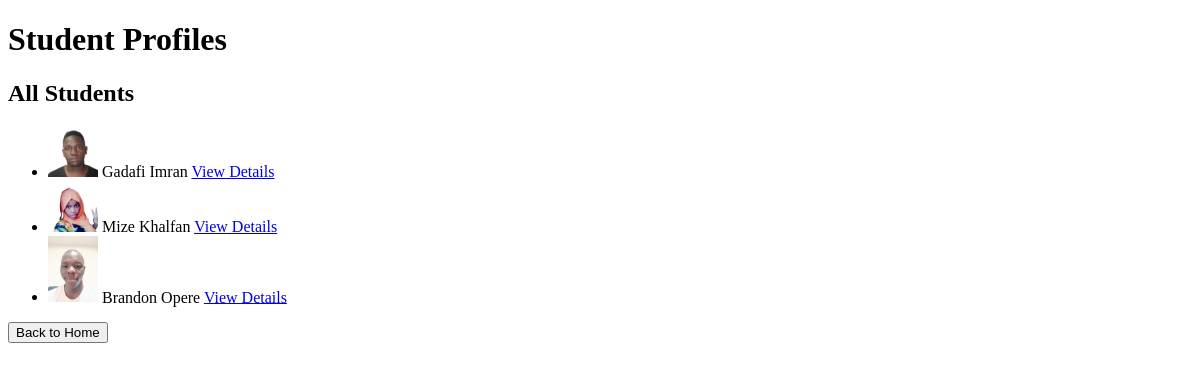
/profiles/, run on the app's committed database.
### attendance/models.py (models this page shows, shortened)
class StudentProfile(models.Model):
    user_name = models.CharField(max_length=300)
    first_name = models.CharField(max_length=70)
    last_name = models.CharField(max_length=70)
    reg_no = models.CharField(max_length=70)  # Registration number should be a CharField for alphanumeric codes
    phone = models.CharField(max_length=15)  # Using CharField to accommodate special characters like '+'
    email = models.EmailField()
    dob = models.DateField()  # Date of birth
    course = models.CharField(max_length=200)
    religion = models.CharField(max_length=70)
    games = models.CharField(max_length=70)
    hostel = models.CharField(max_length=70)
    room_no = models.CharField(max_length=70)
    year = models.CharField(max_length=70 ,null=True, blank=False)
    fee_balance = models.CharField(max_length=70,null=True, blank=False)
    parents_phone = models.CharField(max_length=15)  # CharField for phone
    parents_name = models.CharField(max_length=70)
    address = models.CharField(max_length=100)  # Increased length for more flexibility
    role = models.CharField(choices=ROLES, max_length=20, null=True, blank=False, default='student')
    image = models.ImageField(upload_to='profile_images/',null=True, blank=False)
    updated = models.DateTimeField(auto_now=True)

### attendance/views.py (the view)
# urls.py: path('profiles/', views.profiles, name='profiles'),  # Admin URL to view all profiles
def profiles(request):
    profiles = StudentProfile.objects.all()
    context = {
        'profiles': profiles
    }
    return render(request, 'core/profiles.html', context)

### templates/core/profiles.html (shortened to what this page needs)
{% load static %}
<!DOCTYPE html>
<html lang="en">
<head>
    <link rel="stylesheet" href="{% static 'css/style.css' %}">
</head>
<body>
    <header>
        <h1>Student Profiles</h1>
    </header>
    <main>
        <section>
            <h2>All Students</h2>
            <ul>
                {% for profile in profiles %}
                    <li>
                        <img src="{{ profile.image.url }}" alt="Profile Picture" width="50">
                        {{ profile.first_name }} {{ profile.last_name }}
                        <a href="{% url 'details' %}">View Details</a>
                    </li>
                {% empty %}
                    <li>No profiles available.</li>
                {% endfor %}
            </ul>
        </section>
        <button onclick="window.location.href='{% url 'index' %}'">Back to Home</button>
    </main>
</body>
</html>

### static/css/style.css (style rules this page uses)
:root { --primary: #1363C6; --secondary: #15ACE1; --light: #F4F7FE; --dark: #14183E; }
h1, h2, h3, .fw-bold { font-weight: 700 !important; }

### data on the page
StudentProfile: image (picture), first_name "Gadafi", last_name "Imran"
StudentProfile: image (picture), first_name "Mize", last_name "Khalfan"
StudentProfile: image (picture), first_name "Brandon", last_name "Opere"
